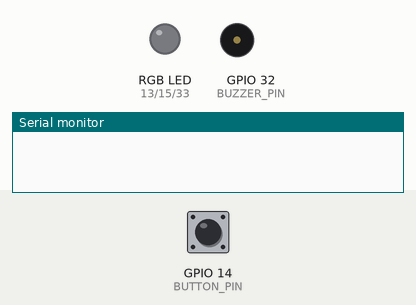
Bench run of a program on a simulated ESP32. On the bench: an RGB LED mixed from three pins (HIGH = lit), buzzer (waves = sounding), the last lines printed to the serial monitor. The test bench sets the inputs (shaded band); at power-on: GPIO 14 (BUTTON_PIN) HIGH.

Above: at 1.2 s.
1.3 s: GPIO 14 (BUTTON_PIN) pulled LOW for 0.15 s
At 1.7 s:
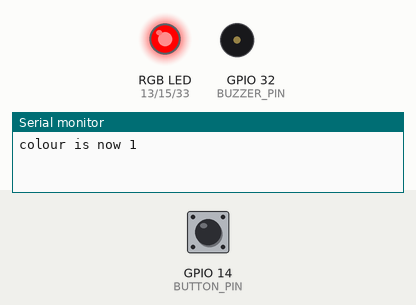
2.9 s: GPIO 14 (BUTTON_PIN) pulled LOW for 1 s
At 4.2 s:
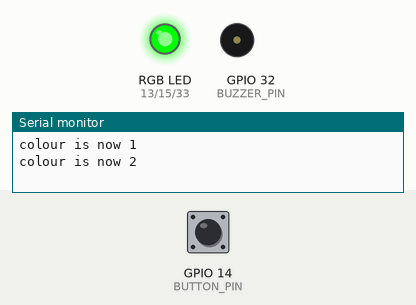
5.4 s: GPIO 14 (BUTTON_PIN) pulled LOW for 0.15 s
At 6.2 s:
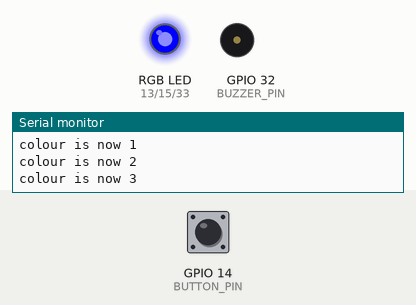
7.0 s: GPIO 14 (BUTTON_PIN) pulled LOW for 3.2 s
At 7.01 s:
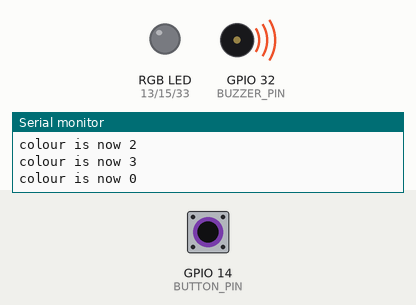
Timing chart, 0 to 10.0 s (numbered marks = the images above; inputs shaded):
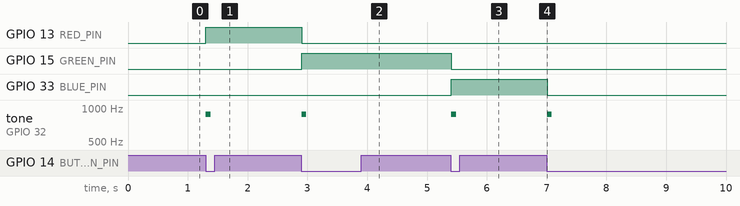

The program:

main.cpp
```cpp
#include <Arduino.h>

// 06 - Everything together.
// Each press of the button moves to the next colour and beeps.
// Wiring: keep the RGB LED from 05, the button from 03 and the buzzer from 04.
//
// Input:    the button
// State:    which colour it is on
// Output:   the colour
// Feedback: the beep, so you know it heard you

const int RED_PIN = 13;
const int GREEN_PIN = 15;
const int BLUE_PIN = 33;
const int BUTTON_PIN = 14;
const int BUZZER_PIN = 32;

const bool COMMON_ANODE = false;   // change to true if you changed it in 05

int colour = 0;            // 0 off, 1 red, 2 green, 3 blue
bool wasPressed = false;   // was the button down last time round?

void setColour(bool red, bool green, bool blue) {
  digitalWrite(RED_PIN,   red   != COMMON_ANODE);
  digitalWrite(GREEN_PIN, green != COMMON_ANODE);
  digitalWrite(BLUE_PIN,  blue  != COMMON_ANODE);
}

void show() {
  if (colour == 1) {
    setColour(true, false, false);
  } else if (colour == 2) {
    setColour(false, true, false);
  } else if (colour == 3) {
    setColour(false, false, true);
  } else {
    setColour(false, false, false);
  }
}

void setup() {
  pinMode(RED_PIN, OUTPUT);
  pinMode(GREEN_PIN, OUTPUT);
  pinMode(BLUE_PIN, OUTPUT);
  pinMode(BUZZER_PIN, OUTPUT);
  pinMode(BUTTON_PIN, INPUT_PULLUP);
  Serial.begin(115200);
  show();
}

void loop() {
  bool pressed = digitalRead(BUTTON_PIN) == LOW;

  if (pressed && !wasPressed) {        // only the moment it goes down
    colour = colour + 1;
    if (colour > 3) {
      colour = 0;
    }
    show();
    tone(BUZZER_PIN, 880, 80);         // a short beep
    Serial.print("colour is now ");
    Serial.println(colour);
  }

  wasPressed = pressed;
  delay(20);
}
```

Measured:
- after the input at 1.3 s, GPIO 13 (RED_PIN): LOW → HIGH at once; tone on GPIO 32 (BUZZER_PIN): silent → 880 Hz at once, → silent 0.08 s later
- after the input at 2.9 s, GPIO 13 (RED_PIN): HIGH → LOW at once; GPIO 15 (GREEN_PIN): LOW → HIGH at once; tone on GPIO 32 (BUZZER_PIN): silent → 880 Hz at once, → silent 0.08 s later
- after the input at 5.4 s, GPIO 15 (GREEN_PIN): HIGH → LOW at once; GPIO 33 (BLUE_PIN): LOW → HIGH at once; tone on GPIO 32 (BUZZER_PIN): silent → 880 Hz at once, → silent 0.08 s later
- after the input at 7.0 s, GPIO 33 (BLUE_PIN): HIGH → LOW at once; tone on GPIO 32 (BUZZER_PIN): silent → 880 Hz at once, → silent 0.08 s later
